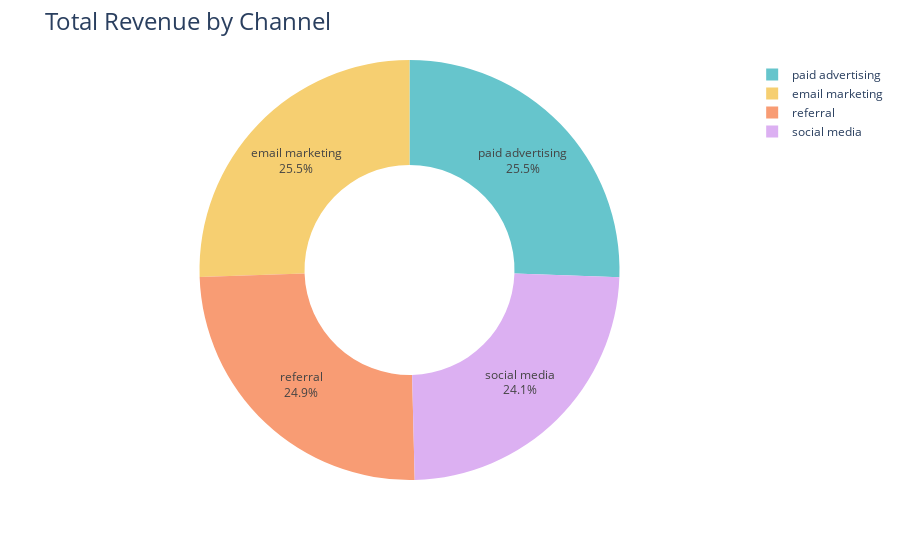

Notebook cell for this chart:
### Markdown cell above
# The total revenue by channel and analyze the most and least profitable channels for generating revenue

### Code cell
import plotly.colors as colors
revenue_by_channel=data.groupby('channel')['revenue'].mean().reset_index()
fig= px.pie(revenue_by_channel,values='revenue',names='channel',hole=0.5,
            color_discrete_sequence=px.colors.qualitative.Pastel)
fig.update_traces(textposition='inside',textinfo='percent+label')
fig.update_layout(title_text='Total Revenue by Channel',title_font=dict(size=24))

fig.show()

### Figure 1 — Plotly figure (JSON) as saved in the notebook; plotly's stock layout.template omitted (floating-point values rounded to 4 significant figures)
{"data": [{"domain": {"x": [0, 1], "y": [0, 1]}, "hole": 0.5, "hovertemplate": "channel=%{label}<br>revenue=%{value}<extra></extra>", "labels": ["email marketing", "paid advertising", "referral", "social media"], "legendgroup": "", "name": "", "showlegend": true, "textinfo": "percent+label", "textposition": "inside", "type": "pie", "values": [2826.0, 2827.0, 2751.0, 2663.0]}], "layout": {"autosize": true, "legend": {"tracegroupgap": 0}, "margin": {"t": 60}, "piecolorway": ["rgb(102, 197, 204)", "rgb(246, 207, 113)", "rgb(248, 156, 116)", "rgb(220, 176, 242)", "rgb(135, 197, 95)", "rgb(158, 185, 243)", "rgb(254, 136, 177)", "rgb(201, 219, 116)", "rgb(139, 224, 164)", "rgb(180, 151, 231)", "rgb(179, 179, 179)"], "title": {"font": {"size": 24}, "text": "Total Revenue by Channel"}}}
